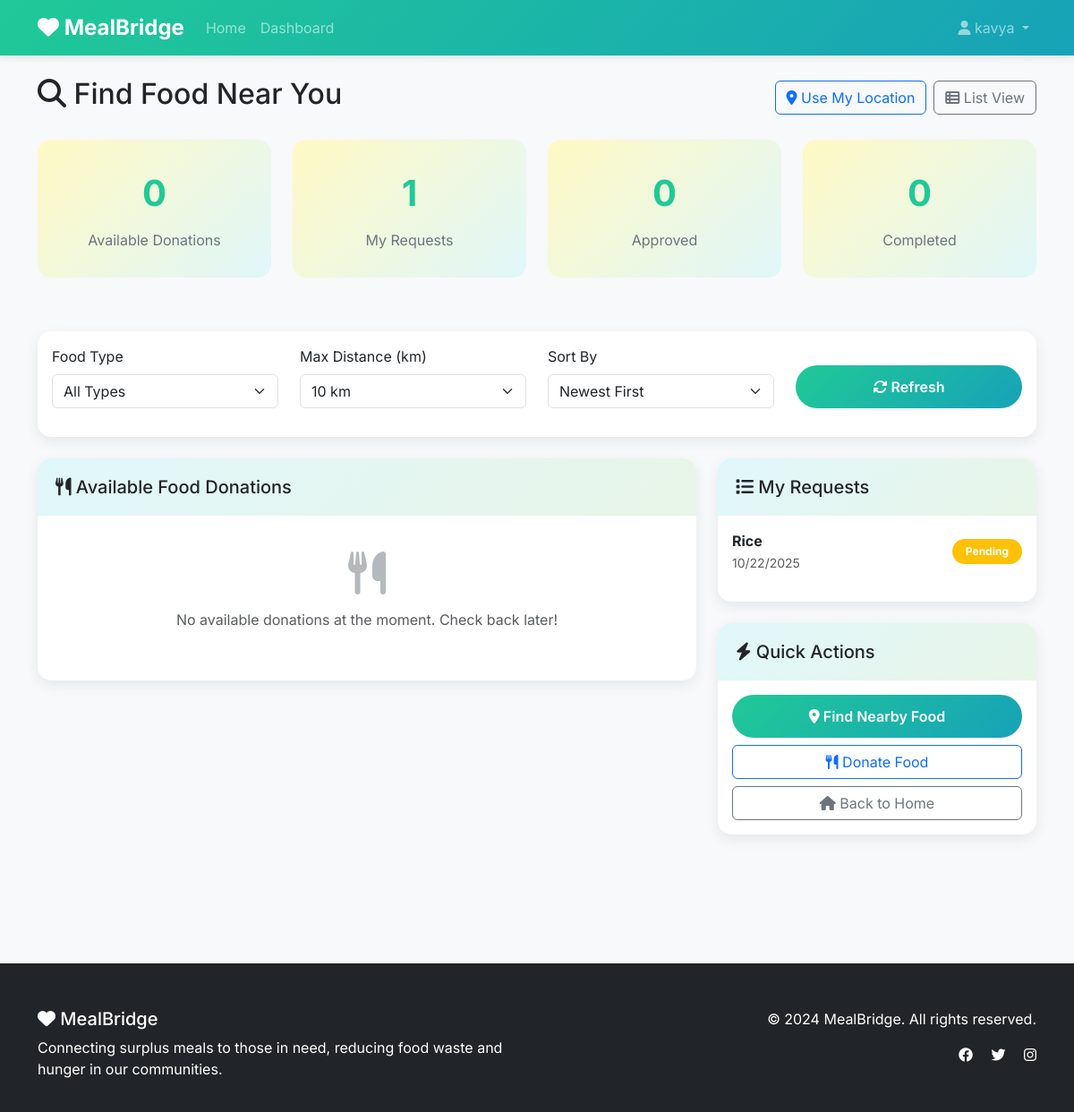
Page /requestor/dashboard (signed in) on the committed database.
### models.py (models this page shows)
class User(UserMixin, db.Model):
    id = db.Column(db.Integer, primary_key=True)
    username = db.Column(db.String(80), unique=True, nullable=False)
    email = db.Column(db.String(120), unique=True, nullable=False)
    password_hash = db.Column(db.String(120), nullable=False)
    role = db.Column(db.String(20), nullable=False)  # donor, requestor, delivery_partner, admin
    full_name = db.Column(db.String(100), nullable=False)
    phone = db.Column(db.String(20))
    address = db.Column(db.Text)
    latitude = db.Column(db.Float)
    longitude = db.Column(db.Float)
    is_verified = db.Column(db.Boolean, default=False)
    created_at = db.Column(db.DateTime, default=datetime.utcnow)
    donations = db.relationship('Donation', backref='donor', lazy=True)
    requests = db.relationship('Request', backref='requestor', lazy=True)
    deliveries = db.relationship('Delivery', backref='delivery_partner', lazy=True)

class Request(db.Model):
    id = db.Column(db.Integer, primary_key=True)
    donation_id = db.Column(db.Integer, db.ForeignKey('donation.id'), nullable=False)
    requestor_id = db.Column(db.Integer, db.ForeignKey('user.id'), nullable=False)
    message = db.Column(db.Text)
    status = db.Column(db.String(20), default='pending')  # pending, approved, rejected, completed
    created_at = db.Column(db.DateTime, default=datetime.utcnow)
    approved_at = db.Column(db.DateTime)
    deliveries = db.relationship('Delivery', backref='request', lazy=True)

class Donation(db.Model):
    id = db.Column(db.Integer, primary_key=True)
    food_name = db.Column(db.String(100), nullable=False)
    quantity = db.Column(db.String(50), nullable=False)
    food_type = db.Column(db.String(50), nullable=False)  # prepared, raw, packaged
    description = db.Column(db.Text)
    location = db.Column(db.String(200), nullable=False)
    latitude = db.Column(db.Float)
    longitude = db.Column(db.Float)
    expiry_date_time = db.Column(db.DateTime, nullable=False)
    contact_info = db.Column(db.String(200))
    image_url = db.Column(db.String(200))
    status = db.Column(db.String(20), default='available')  # available, claimed, expired
    donor_id = db.Column(db.Integer, db.ForeignKey('user.id'), nullable=False)
    created_at = db.Column(db.DateTime, default=datetime.utcnow)
    requests = db.relationship('Request', backref='donation', lazy=True)
    deliveries = db.relationship('Delivery', backref='donation', lazy=True)

### routes.py (the view)
    @app.route('/requestor/dashboard')
    @login_required
    def requestor_dashboard():
        if current_user.role != 'requestor':
            flash('Access denied!', 'error')
            return redirect(url_for('index'))
        available_donations = Donation.query.filter(
            Donation.status == 'available',
            Donation.expiry_date_time > datetime.now(),
            Donation.donor_id != current_user.id
        ).order_by(Donation.created_at.desc()).all()
        user_requests = Request.query.filter_by(requestor_id=current_user.id).order_by(Request.created_at.desc()).all()
        return render_template('requestor/dashboard.html',
                             available_donations=available_donations,
                             user_requests=user_requests)

### templates/requestor/dashboard.html (shortened to what this page needs)
{% extends "base.html" %}
{% block content %}
<div class="container py-4">
    <div class="row">
        <div class="col-12">
            <div class="d-flex justify-content-between align-items-center mb-4">
                <h2><i class="fas fa-search"></i> Find Food Near You</h2>
                <div class="d-flex gap-2">
                    <button class="btn btn-outline-primary" onclick="getCurrentLocation()">
                        <i class="fas fa-map-marker-alt"></i> Use My Location
                    </button>
                    <button class="btn btn-outline-secondary" onclick="toggleView()">
                        <i class="fas fa-th-list"></i> List View
                    </button>
                </div>
            </div>
        </div>
    </div>
    <div class="row mb-4">
        <div class="col-md-3 mb-3">
            <div class="stats-card">
                <div class="stats-number">{{ available_donations|length }}</div>
                <div class="stats-label">Available Donations</div>
            </div>
        </div>
        <div class="col-md-3 mb-3">
            <div class="stats-card">
                <div class="stats-number">{{ user_requests|length }}</div>
                <div class="stats-label">My Requests</div>
            </div>
        </div>
        <div class="col-md-3 mb-3">
            <div class="stats-card">
                <div class="stats-number">{{ user_requests|selectattr('status', 'equalto', 'approved')|list|length }}</div>
                <div class="stats-label">Approved</div>
            </div>
        </div>
        <div class="col-md-3 mb-3">
            <div class="stats-card">
                <div class="stats-number">{{ user_requests|selectattr('status', 'equalto', 'completed')|list|length }}</div>
                <div class="stats-label">Completed</div>
            </div>
        </div>
    </div>
    <div class="card mb-4">
        <div class="card-body">
            <div class="row">
                <div class="col-md-3 mb-3">
                    <label for="foodTypeFilter" class="form-label">Food Type</label>
                    <select class="form-select" id="foodTypeFilter" onchange="filterDonations()">
                        <option value="">All Types</option>
                    </select>
                </div>
                <div class="col-md-3 mb-3">
                    <label for="distanceFilter" class="form-label">Max Distance (km)</label>
                    <select class="form-select" id="distanceFilter" onchange="filterDonations()">
                        <option value="10" selected>10 km</option>
                    </select>
                </div>
                <div class="col-md-3 mb-3">
                    <label for="sortBy" class="form-label">Sort By</label>
                    <select class="form-select" id="sortBy" onchange="sortDonations()">
                        <option value="newest">Newest First</option>
                    </select>
                </div>
                <div class="col-md-3 mb-3 d-flex align-items-end">
                    <button class="btn btn-primary w-100" onclick="refreshDonations()">
                        <i class="fas fa-sync-alt"></i> Refresh
                    </button>
                </div>
            </div>
        </div>
    </div>
    <div class="row">
        <div class="col-lg-8">
            <div class="card">
                <div class="card-header">
                    <h5 class="mb-0"><i class="fas fa-utensils"></i> Available Food Donations</h5>
                </div>
                <div class="card-body">
                    <div id="donationsList">
                        {% if available_donations %}
                            {% for donation in available_donations %}
                            <div class="card mb-3 donation-card" data-food-type="{{ donation.food_type }}">
                                <div class="card-body">
                                    <div class="row align-items-center">
                                        <div class="col-md-8">
                                            <h6 class="card-title mb-1">{{ donation.food_name }}</h6>
                                            <p class="text-muted mb-2">{{ donation.quantity }} • {{ donation.food_type|title }}</p>
                                            <p class="card-text">{{ donation.description[:100] }}{% if donation.description|length > 100 %}...{% endif %}</p>
                                            <div class="d-flex align-items-center text-muted small">
                                                <i class="fas fa-map-marker-alt me-1"></i>
                                                <span class="me-3">{{ donation.location }}</span>
                                                <i class="fas fa-clock me-1"></i>
                                                <span class="me-3">Expires: {{ donation.expiry_date_time.strftime('%m/%d/%Y %H:%M') }}</span>
                                                {% if donation.contact_info %}
                                                <i class="fas fa-phone me-1"></i>
                                                <span>{{ donation.contact_info }}</span>
                                                {% endif %}
                                            </div>
                                        </div>
                                        <div class="col-md-4 text-end">
                                            <div class="mb-2">
                                                <span class="badge bg-success">Available</span>
                                            </div>
                                            <button class="btn btn-primary btn-sm" onclick="requestFood({{ donation.id }})">
                                                <i class="fas fa-hand-holding-heart"></i> Request Food
                                            </button>
                                        </div>
                                    </div>
                                </div>
                            </div>
                            {% endfor %}
                        {% else %}
                            <div class="text-center py-4">
                                <i class="fas fa-utensils" style="font-size: 3rem; color: var(--secondary-color); opacity: 0.5;"></i>
                                <p class="text-muted mt-3">No available donations at the moment. Check back later!</p>
                            </div>
                        {% endif %}
                    </div>
                </div>
            </div>
        </div>
        <div class="col-lg-4">
            <div class="card mb-4">
                <div class="card-header">
                    <h5 class="mb-0"><i class="fas fa-list"></i> My Requests</h5>
                </div>
                <div class="card-body">
                    {% if user_requests %}
                        {% for request in user_requests %}
                        <div class="d-flex justify-content-between align-items-center mb-3">
                            <div>
                                <strong>{{ request.donation.food_name }}</strong>
                                <br><small class="text-muted">{{ request.created_at.strftime('%m/%d/%Y') }}</small>
                            </div>
                            <div>
                                {% if request.status == 'pending' %}
                                    <span class="badge bg-warning">Pending</span>
                                {% elif request.status == 'approved' %}
                                    <span class="badge bg-success">Approved</span>
                                {% elif request.status == 'rejected' %}
                                    <span class="badge bg-danger">Rejected</span>
                                {% elif request.status == 'completed' %}
                                    <span class="badge bg-primary">Completed</span>
                                {% endif %}
                            </div>
                        </div>
                        {% endfor %}
                    {% else %}
                        <p class="text-muted text-center">No requests yet. Browse available donations to make a request!</p>
                    {% endif %}
                </div>
            </div>
            <div class="card">
                <div class="card-header">
                    <h5 class="mb-0"><i class="fas fa-bolt"></i> Quick Actions</h5>
                </div>
                <div class="card-body">
                    <div class="d-grid gap-2">
                        <button class="btn btn-primary" onclick="getCurrentLocation()">
                            <i class="fas fa-map-marker-alt"></i> Find Nearby Food
                        </button>
                        <a href="{{ url_for('donor_dashboard') }}" class="btn btn-outline-primary">
                            <i class="fas fa-utensils"></i> Donate Food
                        </a>
                        <a href="{{ url_for('index') }}" class="btn btn-outline-secondary">
                            <i class="fas fa-home"></i> Back to Home
                        </a>
                    </div>
                </div>
            </div>
        </div>
    </div>
</div>
{% endblock %}

### templates/base.html (shortened to what this page needs)
<!DOCTYPE html>
<html lang="en">
<head>
    <link href="https://cdn.jsdelivr.net/npm/bootstrap@5.3.0/dist/css/bootstrap.min.css" rel="stylesheet">
    <link href="https://cdnjs.cloudflare.com/ajax/libs/font-awesome/6.4.0/css/all.min.css" rel="stylesheet">
</head>
<body>
    <nav class="navbar navbar-expand-lg navbar-dark">
        <div class="container">
            <a class="navbar-brand" href="{{ url_for('index') }}">
                <i class="fas fa-heart"></i> MealBridge
            </a>
            <div class="collapse navbar-collapse" id="navbarNav">
                <ul class="navbar-nav me-auto">
                    <li class="nav-item">
                        <a class="nav-link" href="{{ url_for('index') }}">Home</a>
                    </li>
                    {% if current_user.is_authenticated %}
                        <li class="nav-item">
                            <a class="nav-link" href="{{ url_for('dashboard') }}">Dashboard</a>
                        </li>
                    {% endif %}
                </ul>
                <ul class="navbar-nav">
                    {% if current_user.is_authenticated %}
                        <li class="nav-item dropdown">
                            <a class="nav-link dropdown-toggle" href="#" id="navbarDropdown" role="button" data-bs-toggle="dropdown">
                                <i class="fas fa-user"></i> {{ current_user.full_name }}
                            </a>
                        </li>
                    {% endif %}
                </ul>
            </div>
        </div>
    </nav>
    <main>
        {% block content %}{% endblock %}
    </main>
    <footer class="footer">
        <div class="container">
            <div class="row">
                <div class="col-md-6">
                    <h5><i class="fas fa-heart"></i> MealBridge</h5>
                    <p>Connecting surplus meals to those in need, reducing food waste and hunger in our communities.</p>
                </div>
                <div class="col-md-6 text-md-end">
                    <p>&copy; 2024 MealBridge. All rights reserved.</p>
                    <div class="social-links">
                        <a href="#" class="text-white me-3"><i class="fab fa-facebook"></i></a>
                        <a href="#" class="text-white me-3"><i class="fab fa-twitter"></i></a>
                        <a href="#" class="text-white"><i class="fab fa-instagram"></i></a>
                    </div>
                </div>
            </div>
        </div>
    </footer>
</body>
</html>

### rows in the picture
User: full_name "kavya"
Request: donation.food_name "Rice", created_at "10/22/2025", status "Pending"

### other values in the picture
{{ available_donations|length }} "0"
{{ user_requests|length }} "1"
{{ user_requests|selectattr('status', 'equalto', 'approved')|list|length }} "0"
{{ user_requests|selectattr('status', 'equalto', 'completed')|list|length }} "0"
